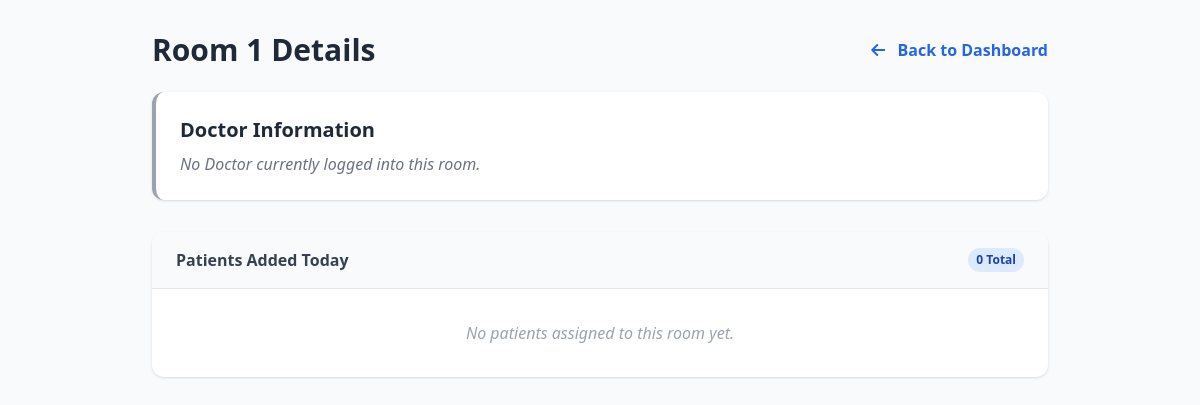
The app's page /nurse/room/1 (signed in), older data.
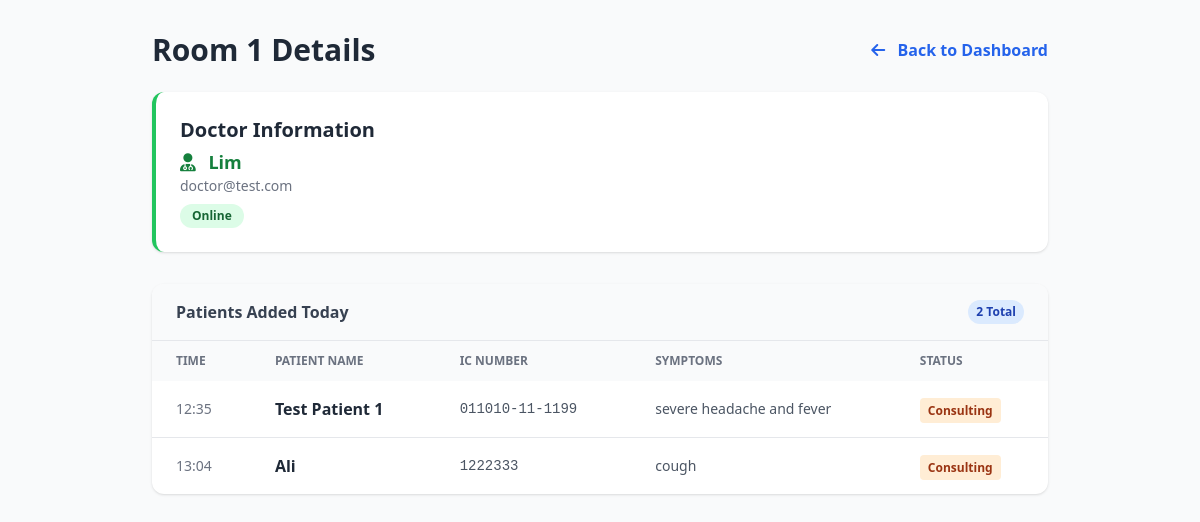
The same page, newer data.
### app.py (models this page shows)
class User(db.Model):
    id = db.Column(db.Integer, primary_key=True)
    name = db.Column(db.String(100), nullable=False)
    email = db.Column(db.String(120), unique=True, nullable=False)
    password_hash = db.Column(db.String(200), nullable=False)
    role = db.Column(db.String(20), nullable=False)
    status = db.Column(db.String(20), default="away")
    room = db.Column(db.String(10), nullable=True)

class Visit(db.Model):
    id = db.Column(db.Integer, primary_key=True)
    patient_id = db.Column(db.Integer, db.ForeignKey("patient.id"), nullable=False)
    doctor_id = db.Column(db.Integer, db.ForeignKey("user.id"), nullable=True)
    assigned_doctor = db.relationship("User", foreign_keys=[doctor_id])
    timestamp = db.Column(db.DateTime, default=datetime.now)
    symptoms = db.Column(db.Text, nullable=False)
    soap_note = db.Column(db.Text)
    status = db.Column(db.String(20), default="waiting")
    room = db.Column(db.String(10), nullable=True)

class Patient(db.Model):
    id = db.Column(db.Integer, primary_key=True)
    ic_number = db.Column(db.String(20), unique=True, nullable=False)
    name = db.Column(db.String(100), nullable=False)
    age = db.Column(db.String(10), nullable=False)
    visits = db.relationship("Visit", backref="patient", lazy=True)

### app.py (the view)
@app.route('/nurse/room/<room_num>')
def view_room_details(room_num):
    if session.get('role') != 'nurse': return redirect('/login')
    doctor = User.query.filter_by(role='doctor', room=room_num, status='online').first()
    visits = Visit.query.filter(
        Visit.room == room_num,
        Visit.status.in_(['waiting', 'in_consultation', 'completed'])
    ).order_by(
        db.case(
            (Visit.status == 'in_consultation', 1),
            (Visit.status == 'waiting', 2),
            (Visit.status == 'completed', 3),
            else_=4
        ),
        Visit.timestamp.asc()
    ).all()
    return render_template('nurse_room_details.html',
                         room_num=room_num,
                         doctor=doctor,
                         visits=visits)

### templates/nurse_room_details.html (shortened to what this page needs)
<!DOCTYPE html>
<html lang="en">
<head>
    <script src="https://cdn.tailwindcss.com"></script>
    <link href="https://cdnjs.cloudflare.com/ajax/libs/font-awesome/6.0.0/css/all.min.css" rel="stylesheet">
</head>
<body class="bg-gray-50 font-sans p-8">
    <div class="max-w-4xl mx-auto">
        <div class="flex justify-between items-center mb-6">
            <h1 class="text-3xl font-bold text-gray-800">
                Room {{ room_num }} Details
            </h1>
            <a href="{{ url_for('nurse_dashboard') }}" class="text-blue-600 hover:underline font-bold">
                <i class="fas fa-arrow-left mr-2"></i> Back to Dashboard
            </a>
        </div>
        <div class="bg-white rounded-xl shadow p-6 mb-8 border-l-4 {{ 'border-green-500' if doctor else 'border-gray-400' }}">
            <h2 class="text-xl font-bold text-gray-800">Doctor Information</h2>
            {% if doctor %}
                <p class="text-lg text-green-700 font-bold mt-1"><i class="fas fa-user-md mr-2"></i> {{ doctor.name }}</p>
                <p class="text-sm text-gray-500">{{ doctor.email }}</p>
                <span class="inline-block mt-2 px-3 py-1 bg-green-100 text-green-800 text-xs font-bold rounded-full">
                    Online
                </span>
            {% else %}
                <p class="text-gray-500 italic mt-2">No Doctor currently logged into this room.</p>
            {% endif %}
        </div>
        <div class="bg-white rounded-xl shadow overflow-hidden">
            <div class="px-6 py-4 border-b bg-gray-50 flex justify-between items-center">
                <h3 class="font-bold text-gray-700">Patients Added Today</h3>
                <span class="bg-blue-100 text-blue-800 text-xs font-bold px-2 py-1 rounded-full">{{ visits|length }} Total</span>
            </div>
            {% if visits %}
            <table class="min-w-full text-left">
                <thead>
                    <tr>
                        <th class="px-6 py-3 bg-gray-50 text-xs font-bold text-gray-500 uppercase">Time</th>
                        <th class="px-6 py-3 bg-gray-50 text-xs font-bold text-gray-500 uppercase">Patient Name</th>
                        <th class="px-6 py-3 bg-gray-50 text-xs font-bold text-gray-500 uppercase">IC Number</th>
                        <th class="px-6 py-3 bg-gray-50 text-xs font-bold text-gray-500 uppercase">Symptoms</th>
                        <th class="px-6 py-3 bg-gray-50 text-xs font-bold text-gray-500 uppercase">Status</th>
                    </tr>
                </thead>
                <tbody class="divide-y divide-gray-200">
                    {% for v in visits %}
                    <tr class="hover:bg-gray-50">
                        <td class="px-6 py-4 text-sm text-gray-500">{{ v.timestamp.strftime('%H:%M') }}</td>
                        <td class="px-6 py-4 font-bold text-gray-800">{{ v.patient.name }}</td>
                        <td class="px-6 py-4 text-sm text-gray-600 font-mono">{{ v.patient.ic_number }}</td>
                        <td class="px-6 py-4 text-sm text-gray-600">{{ v.symptoms }}</td>
                        <td class="px-6 py-4">
                            {% if v.status == 'in_consultation' %}
                                <span class="px-2 py-1 bg-orange-100 text-orange-800 text-xs font-bold rounded">Consulting</span>
                            {% elif v.status == 'waiting' %}
                                <span class="px-2 py-1 bg-green-100 text-green-800 text-xs font-bold rounded">Waiting</span>
                            {% elif v.status == 'completed' %}
                                <span class="px-2 py-1 bg-gray-100 text-gray-600 text-xs font-bold rounded">Completed</span>
                            {% endif %}
                        </td>
                    </tr>
                    {% endfor %}
                </tbody>
            </table>
            {% else %}
            <div class="p-8 text-center text-gray-400 italic">
                No patients assigned to this room yet.
            </div>
            {% endif %}
        </div>
    </div>
</body>
</html>

Row changes from the older to the newer data that the page shows:
now on this page (row edited): User: name "Lim", email "doctor@test.com"
added Visit: timestamp "12:35", patient.name "Test Patient 1", patient.ic_number "011010-11-1199", symptoms "severe headache and fever", status "Consulting"
added Visit: timestamp "13:04", patient.name "Ali", patient.ic_number "1222333", symptoms "cough", status "Consulting"
Text that changed along with them:
{{ visits|length }}: "0" → "2"
text no longer shown: "No Doctor currently logged into this room. No patients assigned to this room yet."
text now shown: "Online TIME PATIENT NAME IC NUMBER SYMPTOMS STATUS"
